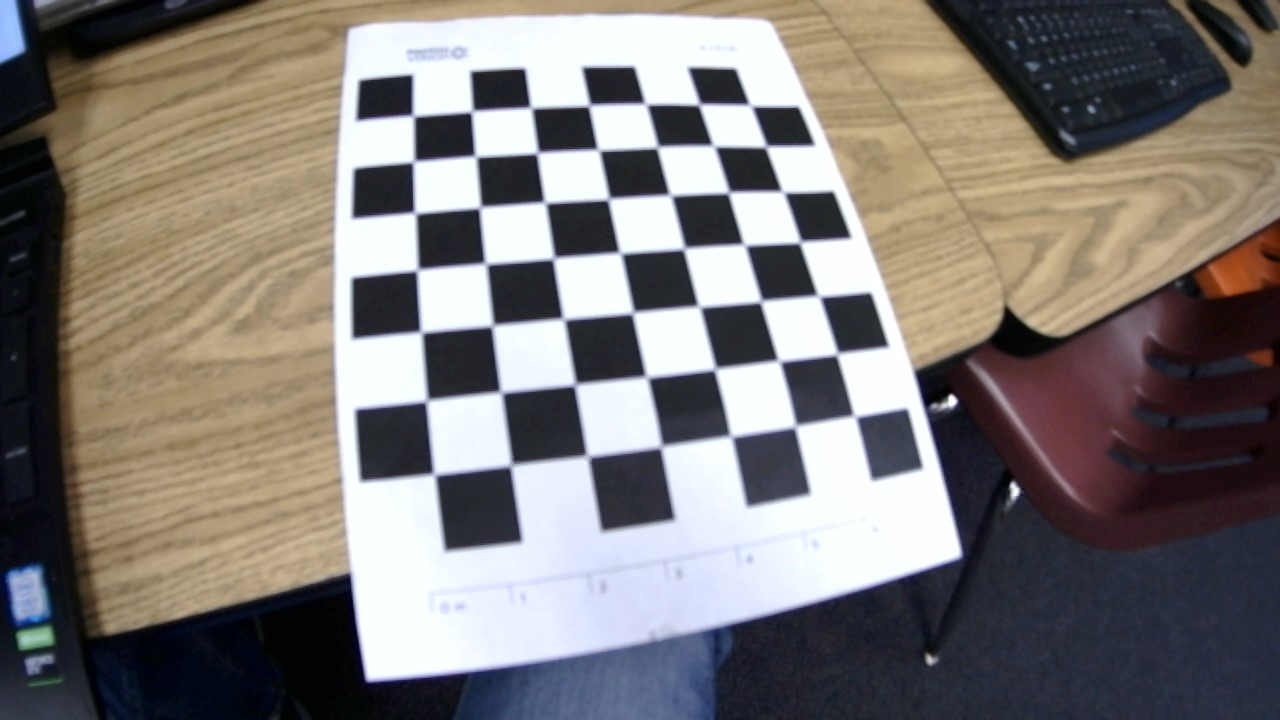
#> input picture apriltags/calibImgs/WIN_20230213_17_06_27_Pro.jpg, 1280 x 720 px; its folder holds only this picture in this run
$ python cameraCalib.py
#> lines starting #> are read from the running program, lines starting #| are printed output that depends on the picture; after the words box and inside, x2 and y2 are one past the last pixel; in counts of white or black regions, pixels touching at a corner belong together; long printed decimals are rounded
### apriltags/util.py
import numpy as np

def writeToFile(arr: np.ndarray, fileName: str):
    with open(fileName, 'wb') as f:
        np.save(f, arr)

def readFromFile(fileName: str) -> np.ndarray:
    with open(fileName, 'rb') as f:
        return np.load(f)

### apriltags/cameraCalib.py
# https://docs.opencv.org/4.x/dc/dbb/tutorial_py_calibration.html

import numpy as np
import cv2 as cv
import glob
import util

# termination criteria
criteria = (cv.TERM_CRITERIA_EPS + cv.TERM_CRITERIA_MAX_ITER, 30, 0.001)
# prepare object points, like (0,0,0), (1,0,0), (2,0,0) ....,(6,5,0)
objp = np.zeros((7*7,3), np.float32)
objp[:,:2] = np.mgrid[0:7,0:7].T.reshape(-1,2)
# Arrays to store object points and image points from all the images.
objpoints = [] # 3d point in real world space
imgpoints = [] # 2d points in image plane.

test_path = '/home/addison/FRC2023_Vision/apriltags/calibImgs/*.jpg'
#test_path = "C:/Users/astro/OneDrive/Documents/FRC2023_Vision/apriltags/calibImgs/*.jpg"
images = glob.glob(test_path)
print(len(images))
for i, fname in enumerate(images):
    img = cv.imread(fname)
#> img is the input picture: shape (720, 1280, 3); mean B, G, R 118.4, 121.6, 126.9
    gray = cv.cvtColor(img, cv.COLOR_BGR2GRAY)
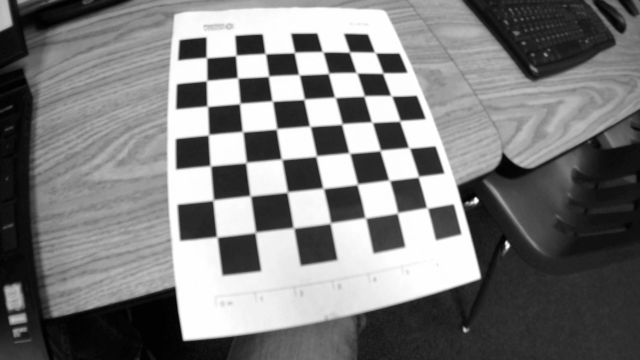
#> gray: shape (720, 1280) (shown at 1/2 size); min 0, max 255, mean 122.9
    # Find the chess board corners
    ret, corners = cv.findChessboardCorners(gray, (7, 7), None)
#> ret = True; corners = 49 rows, first 8: [413.5, 115.5], [472.5, 112], [533.2, 109.3], [590.5, 106.5], [646, 103.5], [700, 104.5], [750.5, 105.5], [413.5, 161]
    # If found, add object points, image points (after refining them)
    if ret == True:
        objpoints.append(objp)
        corners2 = cv.cornerSubPix(gray,corners, (11,11), (-1,-1), criteria)
#> corners2 = 49 rows, first 8: [413.2, 115.8], [471.9, 111.5], [530.9, 107.7], [589.1, 105.5], [645.7, 104.1], [699.2, 104.5], [750.4, 105.5], [413.6, 161.6]
        imgpoints.append(corners2)
        # Draw and display the corners
        cv.drawChessboardCorners(img, (7,7), corners2, ret)
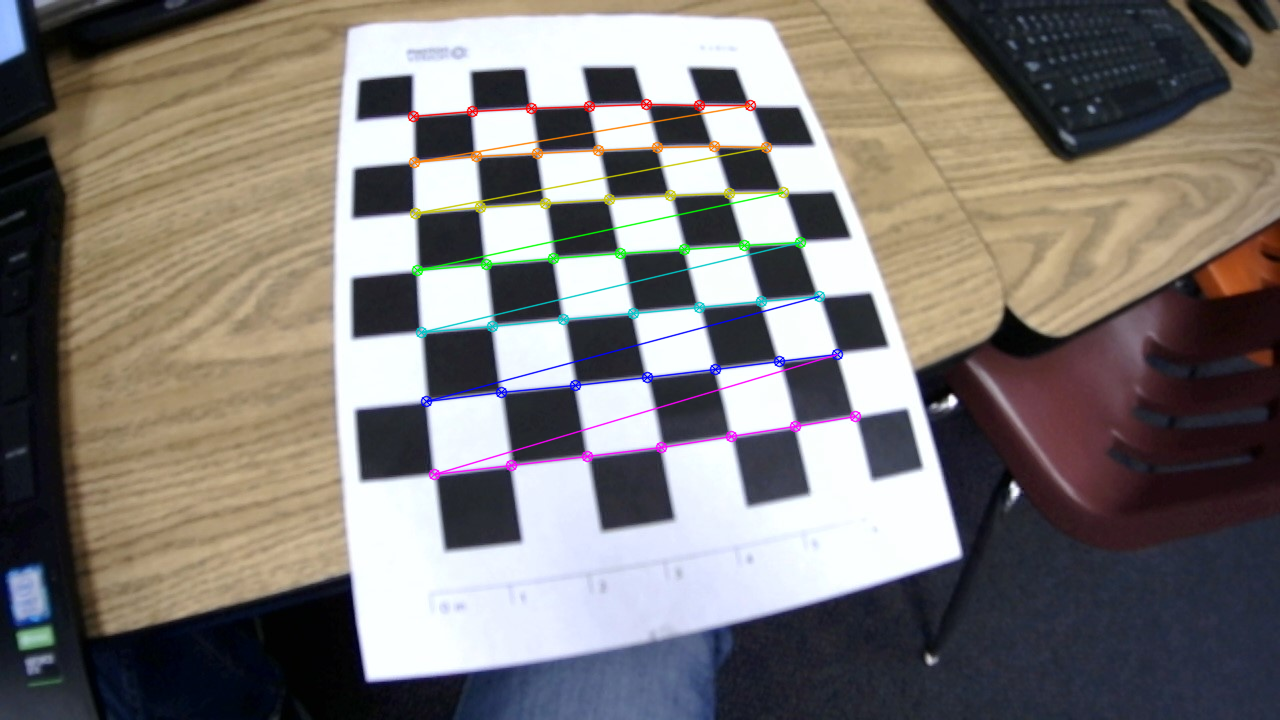
#> img: shape (720, 1280, 3); 2.02% of pixels changed, all inside (x1, y1, x2, y2) = (407, 98, 862, 481)
        cv.imshow('img' + str(i), img)
        cv.waitKey(500)
ret, mtx, dist, rvecs, tvecs = cv.calibrateCamera(objpoints, imgpoints, gray.shape[::-1], None, None)
#> ret = 0.401; mtx = [[826.5, 0, 656.7], [0, 834.3, 298.2], [0, 0, 1]]; dist = [[-0.541, 0.895, 0.0197, -0.0125, -1.75]]; rvecs = ([-0.494, -0.25, -0.149],); tvecs = ([-4.02, -3.04, 12.75],)
# img = cv.imread('/home/addison/FRC2023_Vision/apriltags/calibImgs/test_1.jpg')
h, w = (720, 1280) # img.shape[:2]
newcameramtx, roi = cv.getOptimalNewCameraMatrix(mtx, dist, (w,h), 1, (w,h))
#> newcameramtx = [[826.5, 0, 656.7], [0, 635.7, 341.4], [0, 0, 1]]; roi = (0, 114, 1279, 548)

# undistort
mapx, mapy = cv.initUndistortRectifyMap(mtx, dist, None, newcameramtx, (w,h), 5)
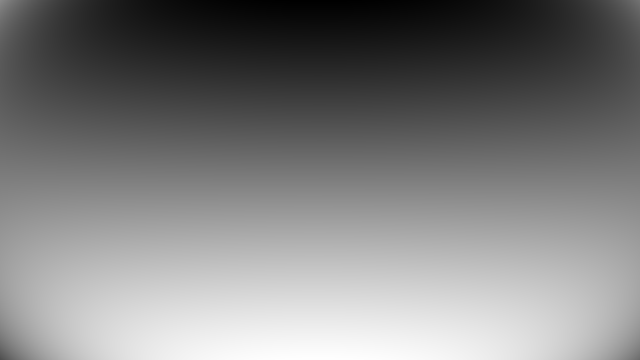
#> mapy: shape (720, 1280) float32 (shown at 1/2 size); min -80.34, max 733.7, mean 322.1; drawn with min black and max white
dst = cv.remap(img, mapx, mapy, cv.INTER_LINEAR)
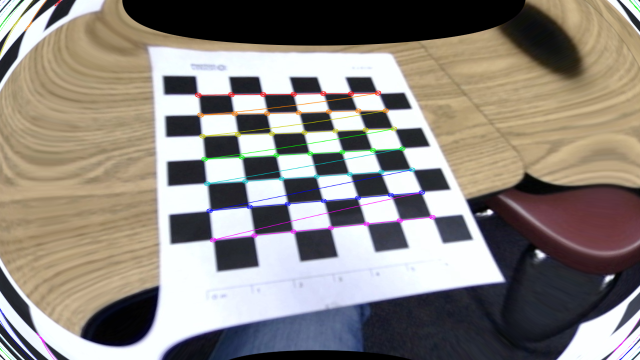
#> dst: shape (720, 1280, 3) (shown at 1/2 size); mean B, G, R 127.8, 134.2, 140.8
# crop the image
x, y, w, h = roi
#> x = 0; y = 114; w = 1279; h = 548
dst = dst[y:y+h, x:x+w]
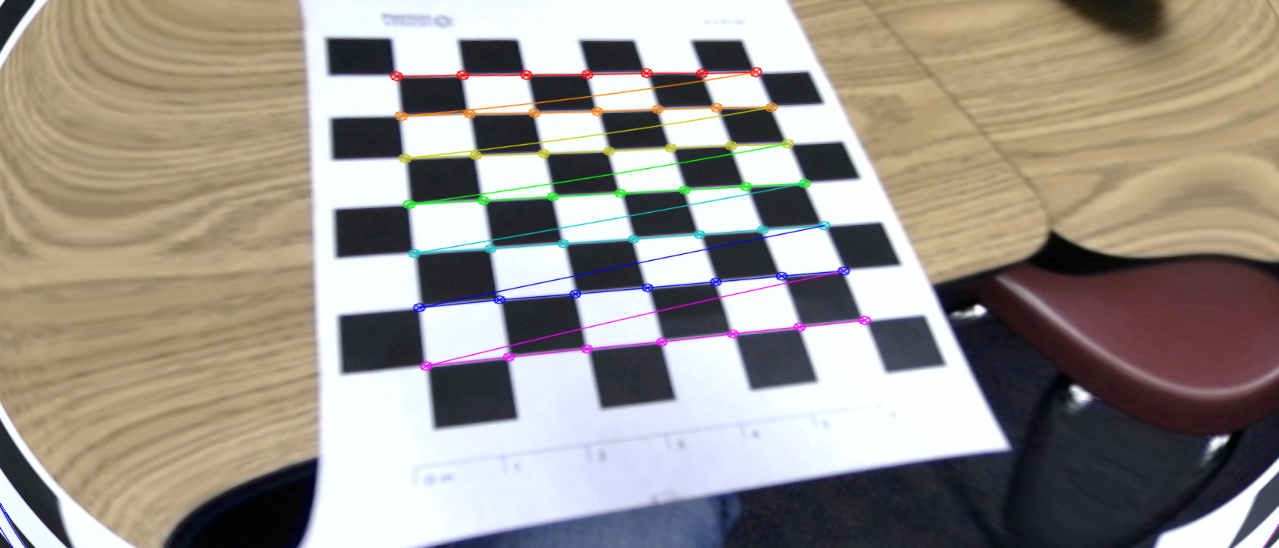
#> dst: shape (548, 1279, 3); mean B, G, R 140.4, 147.6, 155.2
cv.imwrite('calibresult_remap.png', dst)
cv.destroyAllWindows()

util.writeToFile(mtx, "mtx.npy")
util.writeToFile(mapx, "mapx.npy")
util.writeToFile(mapy, "mapy.npy")
util.writeToFile(newcameramtx, "newcameramtx.npy")
util.writeToFile(roi, "roi.npy")
util.writeToFile(dist, "dist.npy")

print(mapx)
#> (printed output is left out)
print(mapy)
#> (printed output is left out)
print(newcameramtx.shape)
#| (3, 3)
print(newcameramtx[0])
#| [826.479   0.         656.734]
print(newcameramtx[1])
#| [  0.         635.729 341.413]
print(newcameramtx[2])
#| [0. 0. 1.]
print(dist.shape)
#| (1, 5)

$ run again, on apriltags/calibImgs/WIN_20230213_17_06_52_Pro.jpg
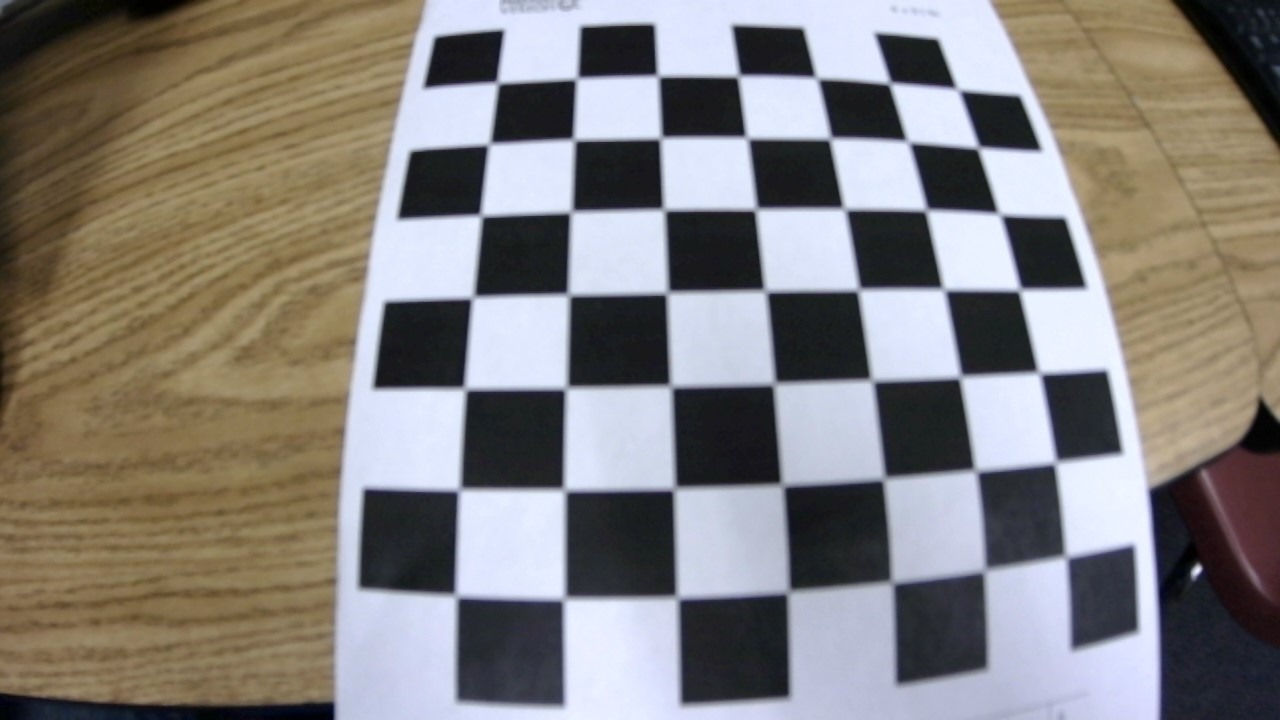
#> input picture apriltags/calibImgs/WIN_20230213_17_06_52_Pro.jpg, 1280 x 720 px
#> img is the input picture: shape (720, 1280, 3); mean B, G, R 124.8, 127.8, 131.9
#> `gray = cv.cvtColor(img, cv.COLOR_BGR2GRAY)`:
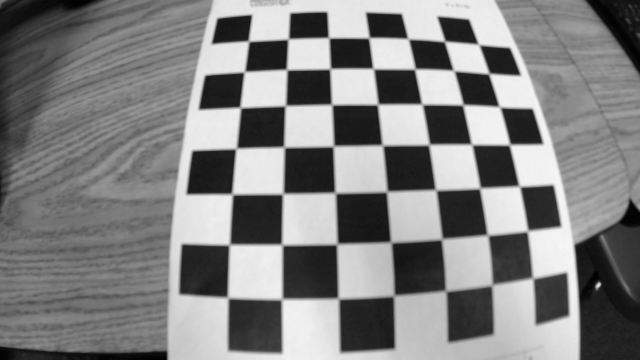
#> gray: shape (720, 1280) (shown at 1/2 size); min 0, max 247, mean 128.7
#> `ret, corners = cv.findChessboardCorners(gray, (7, 7), None)`: ret = True; corners = 49 rows, first 8: [497, 83], [577, 78.47], [657, 76.5], [738.5, 76], [816.5, 78.5], [890, 83.5], [957.5, 89.5], [489, 143.5]
#> corners2 = 49 rows, first 8: [497.5, 82.74], [576.6, 78.61], [657.8, 76.01], [738.3, 76.12], [816.5, 77.98], [889.7, 83.32], [957.6, 89.38], [489.1, 144.1]
#> img: shape (720, 1280, 3); 2.71% of pixels changed, all inside (x1, y1, x2, y2) = (450, 70, 1073, 606)
#> `ret, mtx, dist, rvecs, tvecs = cv.calibrateCamera(objpoints, imgpoints..`: ret = 0.466; mtx = [[742, 0, 635.9], [0, 735.6, 309.9], [0, 0, 1]]; dist = [[-0.345, 0.0889, 0.0105, 6.67e-05, 0.0179]]; rvecs = ([-0.423, 0.0131, -0.0186],); tvecs = ([-1.73, -2.87, 8.74],)
#> newcameramtx = [[546, 0, 636.4], [0, 550.5, 324.7], [0, 0, 1]]; roi = (31, 72, 1217, 592)
#> x = 31; y = 72; w = 1217; h = 592
#> `dst = dst[y:y+h, x:x+w]`:
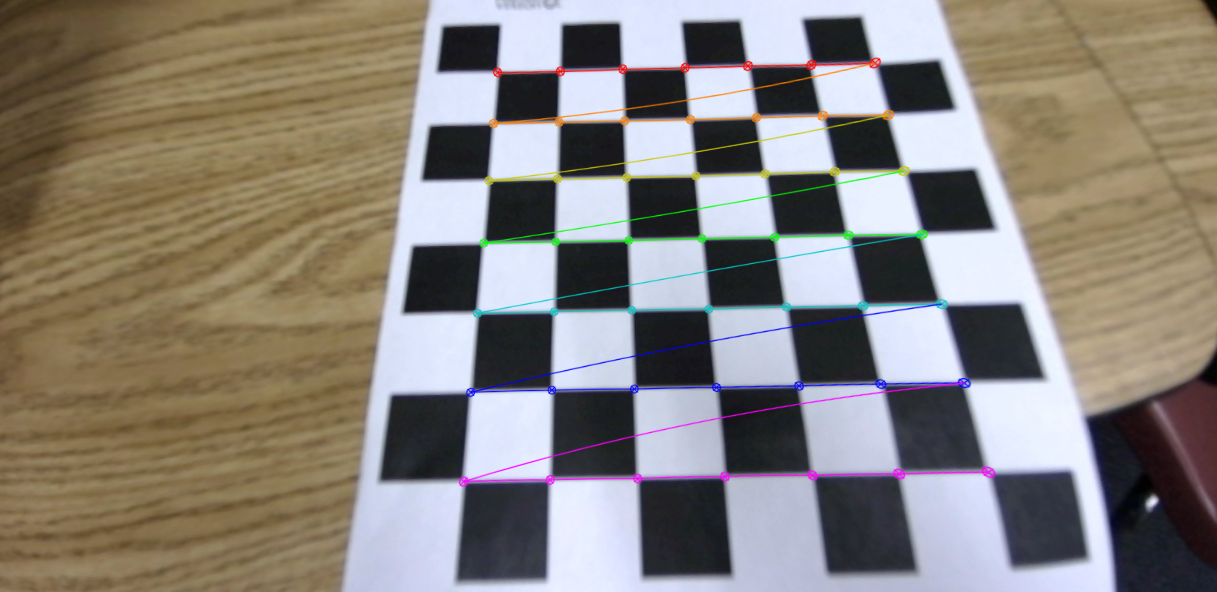
#> dst: shape (592, 1217, 3); mean B, G, R 123.5, 130, 136.2
#> (printed output is left out)
#> (printed output is left out)
#| (3, 3)
#| [546.040   0.         636.400]
#| [  0.         550.484 324.671]
#| [0. 0. 1.]
#| (1, 5)

$ run again, on apriltags/calibImgs/WIN_20230213_17_06_56_Pro.jpg
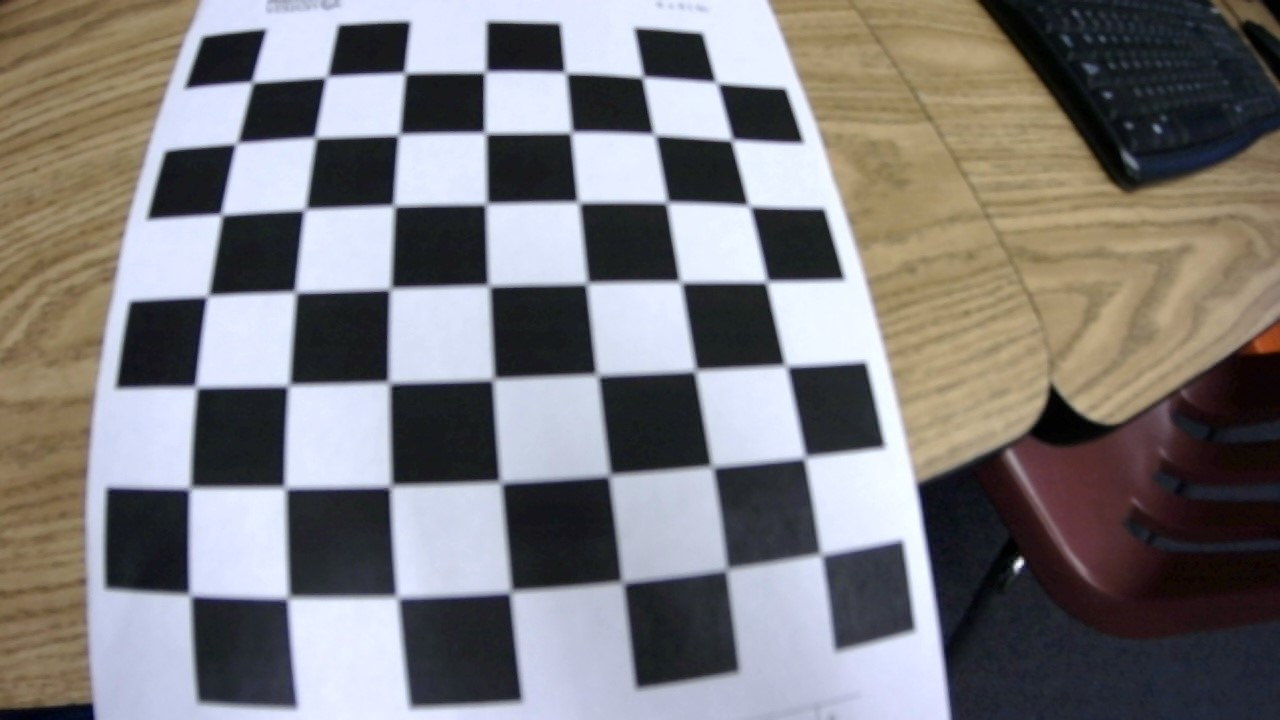
#> input picture apriltags/calibImgs/WIN_20230213_17_06_56_Pro.jpg, 1280 x 720 px
#> img is the input picture: shape (720, 1280, 3); mean B, G, R 124.6, 123, 125.5
#> `gray = cv.cvtColor(img, cv.COLOR_BGR2GRAY)`:
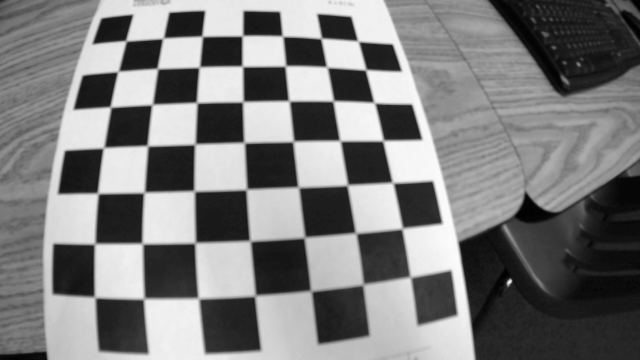
#> gray: shape (720, 1280) (shown at 1/2 size); min 0, max 254, mean 124
#> `ret, corners = cv.findChessboardCorners(gray, (7, 7), None)`: ret = True; corners = 49 rows, first 8: [716.5, 83], [732, 140], [749, 205.5], [766.5, 281.5], [786.5, 365], [804.5, 457], [821, 554], [643.5, 77.5]
#> corners2 = 49 rows, first 8: [716.5, 82.73], [731.8, 140.1], [748.8, 205.7], [766.5, 281.8], [785.7, 365.7], [804.7, 457.6], [820.9, 554.4], [642.7, 77.22]
#> img: shape (720, 1280, 3); 2.57% of pixels changed, all inside (x1, y1, x2, y2) = (184, 66, 828, 605)
#> `ret, mtx, dist, rvecs, tvecs = cv.calibrateCamera(objpoints, imgpoints..`: ret = 4.74; mtx = [[1420.2, 0, 778.1], [0, 5885, 313.6], [0, 0, 1]]; dist = [[-0.837, -3.89, 0.00632, -0.208, 5.93]]; rvecs = ([-1.15, 0.863, 1.16],); tvecs = ([-0.828, -0.798, 20.19],)
#> newcameramtx = [[1167.1, 0, 776.1], [0, 3602.4, 333.2], [0, 0, 1]]; roi = (27, 148, 1161, 423)
#> x = 27; y = 148; w = 1161; h = 423
#> `dst = dst[y:y+h, x:x+w]`:
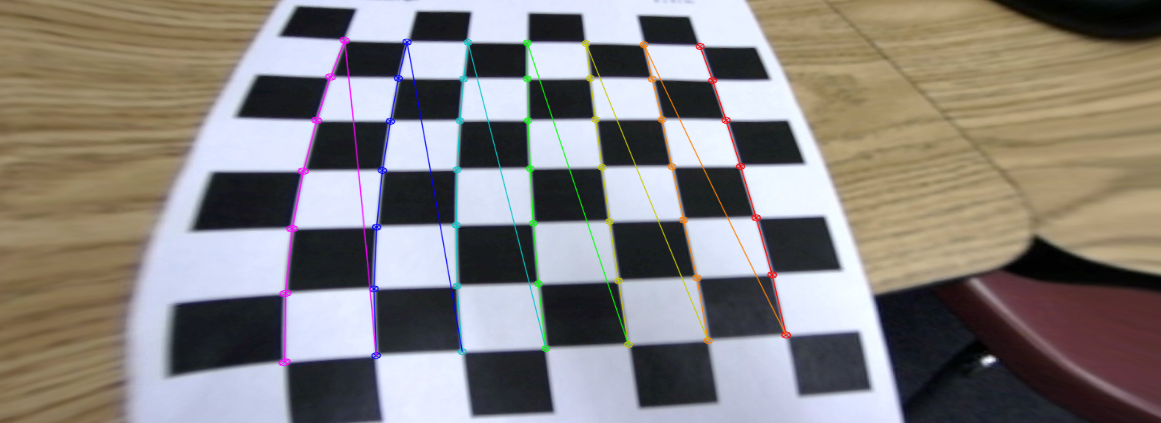
#> dst: shape (423, 1161, 3); mean B, G, R 127, 129.6, 134.7
#> (printed output is left out)
#> (printed output is left out)
#| (3, 3)
#| [1167.061    0.          776.133]
#| [   0.         3602.422  333.203]
#| [0. 0. 1.]
#| (1, 5)
